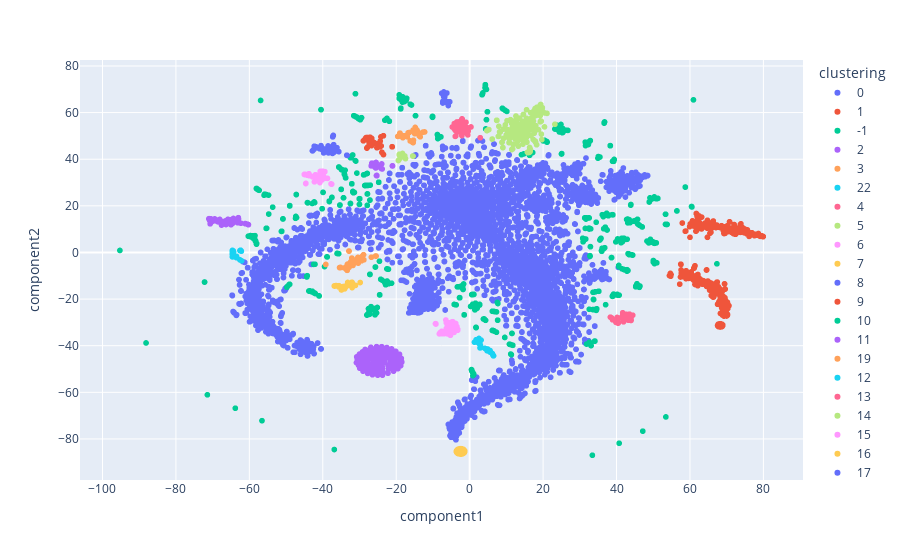

The notebook cell this image was saved under:
### Code cell
if n_components == 2:
    X = pd.DataFrame(X,columns=['component1','component2'])
    X['clustering'] = clustering.labels_
    X['clustering'] = X['clustering'].astype(str)
    print(f"Number of clusters {pd.unique(X['clustering']).shape[0]}")
    fig = px.scatter(X,x="component1", y="component2", color="clustering")
    fig.show()
